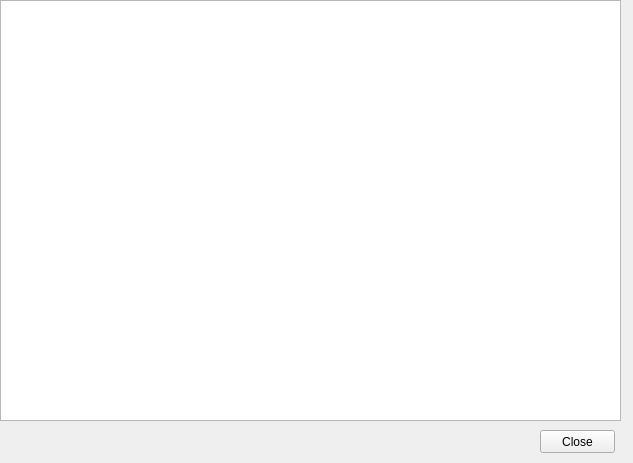
<?xml version="1.0" encoding="UTF-8"?>
<ui version="4.0">
 <class>help_menu</class>
 <widget class="QWidget" name="help_menu">
  <property name="geometry">
   <rect>
    <x>0</x>
    <y>0</y>
    <width>633</width>
    <height>463</height>
   </rect>
  </property>
  <property name="windowTitle">
   <string>Form</string>
  </property>
  <property name="windowIcon">
   <iconset resource="resources.qrc">
    <normaloff>:/Afbeeldingen/Help Icon.PNG</normaloff>:/Afbeeldingen/Help Icon.PNG</iconset>
  </property>
  <widget class="QTextBrowser" name="textBrowser">
   <property name="geometry">
    <rect>
     <x>0</x>
     <y>0</y>
     <width>621</width>
     <height>421</height>
    </rect>
   </property>
  </widget>
  <widget class="QPushButton" name="pushButton">
   <property name="geometry">
    <rect>
     <x>540</x>
     <y>430</y>
     <width>75</width>
     <height>23</height>
    </rect>
   </property>
   <property name="text">
    <string>Close</string>
   </property>
  </widget>
 </widget>
 <resources>
  <include location="resources.qrc"/>
 </resources>
 <connections/>
</ui>
